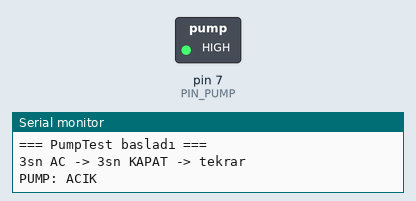
Bench run of a sketch on a simulated Arduino Uno, built with avr-gcc and run on an emulated ATmega328P. Parts: switched loads named in the sketch (green lamp = pin HIGH), the last lines printed to the serial monitor.

Above: at 1.5 s.
At 4.5 s:
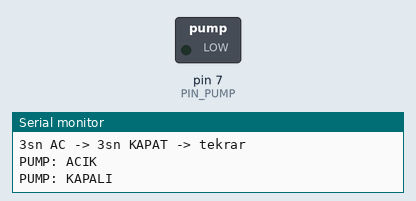
Timing chart, 0 to 7.8 s (numbered marks = the images above):
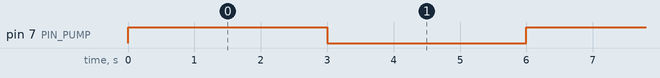

Measured:
- by itself, pin 7 (PIN_PUMP): alternates HIGH for 3.0 s and LOW for 3.0 s

The sketch:

PumpTest.ino
```cpp
// ===== PumpTest.ino =====
// R385 su pompası açma/kapama testi.
// Serial Monitor: 115200 baud
// 3 saniye aç → 3 saniye kapat → tekrar

const uint8_t PIN_PUMP = 7;   // Config.h PIN_WATER_PUMP

const unsigned long ON_MS  = 3000UL;
const unsigned long OFF_MS = 3000UL;

void setup() {
    Serial.begin(115200);
    pinMode(PIN_PUMP, OUTPUT);
    digitalWrite(PIN_PUMP, LOW);
    Serial.println(F("=== PumpTest basladı ==="));
    Serial.println(F("3sn AC -> 3sn KAPAT -> tekrar"));
}

void loop() {
    digitalWrite(PIN_PUMP, HIGH);
    Serial.println(F("PUMP: ACIK"));
    delay(ON_MS);

    digitalWrite(PIN_PUMP, LOW);
    Serial.println(F("PUMP: KAPALI"));
    delay(OFF_MS);
}
```
